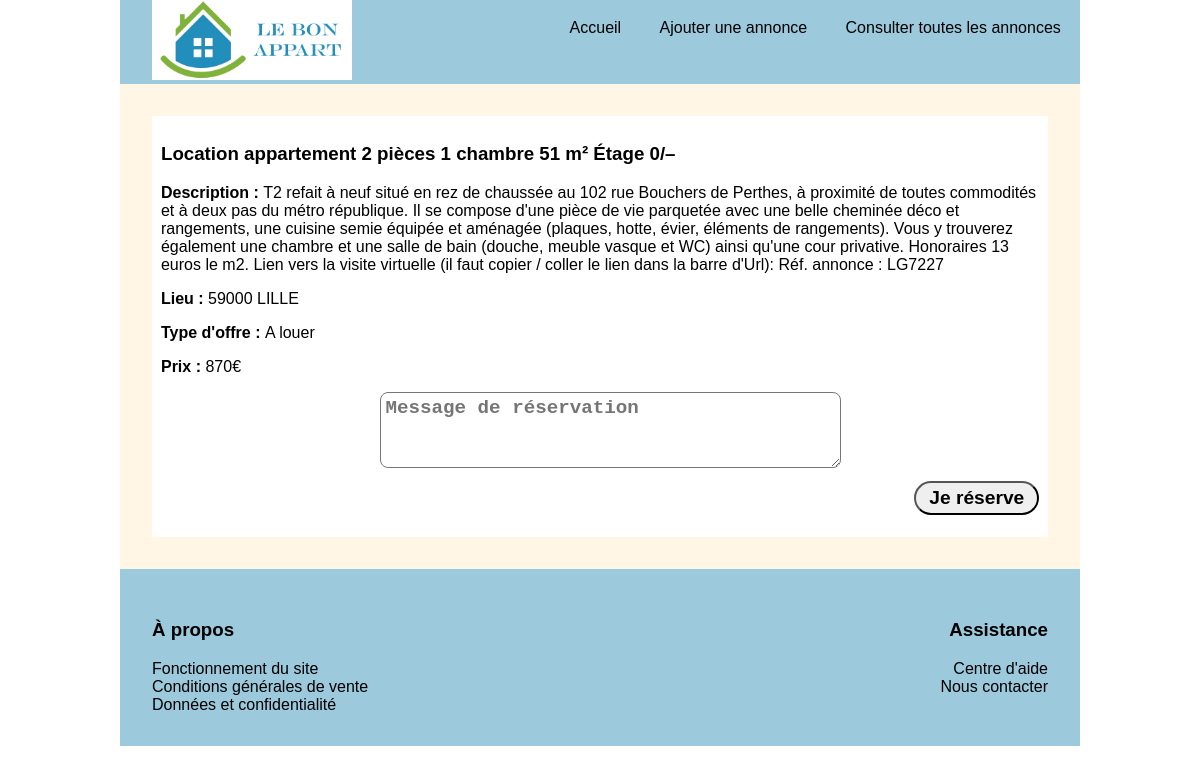
Page /advert.php?id=7 on the committed database.
### tables this page shows
CREATE TABLE `adverts` (
  `id` bigint(20) UNSIGNED NOT NULL,
  `title` varchar(255) NOT NULL,
  `description` text NOT NULL,
  `zipcode` int(11) NOT NULL,
  `city` varchar(255) NOT NULL,
  `type` varchar(255) NOT NULL,
  `price` decimal(10,0) NOT NULL,
  `reservation_message` text
);

### includes/adverts_functions.php (called while the page is built, shortened)
<?php
function getAdvert(int $id) {
    $bdd = connexion();
    $query = $bdd->prepare("SELECT * FROM adverts WHERE id=:id");
    $response = $query->execute([ 'id' => $id]) or die(print_r($bdd->errorInfo()));
    $result = $query->fetch();
    return $result;
}

### includes/advert_include.php (called while the page is built, shortened)
<?php
include_once 'adverts_functions.php';
$advert = getAdvert($_GET['id']);

### includes/add_message_include.php (called while the page is built, shortened)
<?php
include_once "adverts_functions.php";
if(isset($_GET) && $_GET !== []) {
    $message = getadvert($_GET['id']);
}

### advert.php (the view, shortened to what this page needs)
<?php
include_once "includes/advert_include.php";
include_once "includes/add_message_include.php";
?>
<!DOCTYPE html>
<html lang="fr">
<head>
    <link rel="stylesheet" href="css/style.css">
</head>
<body>
    <?php include_once "includes/header.php"; ?>
    <main>
        <section>
            <article>
                <h1><?php echo htmlspecialchars($advert['title']); ?></h1>
                <p><strong>Description : </strong><?php echo htmlspecialchars($advert['description']); ?></p>
                <p><strong>Lieu : </strong><?php echo htmlspecialchars($advert['zipcode']); ?>
                    <?php echo htmlspecialchars($advert['city']); ?></p>
                <p><strong>Type d'offre : </strong><?php echo htmlspecialchars($advert['type']); ?></p>
                <p><strong>Prix : </strong><?php echo htmlspecialchars($advert['price']) . "€"; ?></p>
                <aside>
                <form action="#" method="POST">
                <p>
                    <div>
                        <textarea type="text" class="message" name="message" id="message" cols="30" rows="3" placeholder="Message de réservation"></textarea>
                    </div>
                </p>
                <p class="btn-submit">
                    <input type="submit" value="Je réserve">
                </p>
                </form>
            </aside>
            </article>
        </section>
    </main>
    <?php include_once "includes/footer.php"; ?>
</body>
</html>

### css/style.css (style rules this page uses)
body { font-family: 'Raleway', sans-serif; margin: auto; width: 80vw; }
article { background-color: #ffffff; padding: 1%; }
section, p#message { background-color: #fff6e6; }
section { width: 100%; margin: auto; padding: 2rem; box-sizing: border-box; }
form { width: 75%; }
label, input, textarea, select { font-size: 1.2rem; font-weight: 600; margin-bottom: 0.8rem; border-radius: 0.5rem; padding: 0.25rem; box-sizing: border-box; }
input, textarea { width: 70%; }
input[type=submit] { border-radius: 10rem; width: auto; padding-left: 0.8rem; padding-right: 0.8rem; }
form p { margin-top: 0; margin-bottom: 0; }
form div { display: flex; }
.btn-submit { text-align: right; }
aside { display: flex; justify-content: end; }

### rows in the picture
adverts: title "Location appartement 2 pièces 1 chambre 51 m² Étage 0/–", description "T2 refait à neuf situé en rez de chaussée au 102 rue Bouchers de Perthes, à proximité de toutes commodités et à deux pas du métro république. Il se compose d'une pièce de vie parquetée avec une belle cheminée déco et rangements, une cuisine semie équipée et aménagée (plaques, hotte, évier, éléments de rangements). Vous y trouverez également une chambre et une salle de bain (douche, meuble vasque et WC) ainsi qu'une cour privative. Honoraires 13 euros le m2. Lien vers la visite virtuelle (il faut copier / coller le lien dans la barre d'Url): Réf. annonce : LG7227", zipcode "59000", city "LILLE", type "A louer", price "870"
